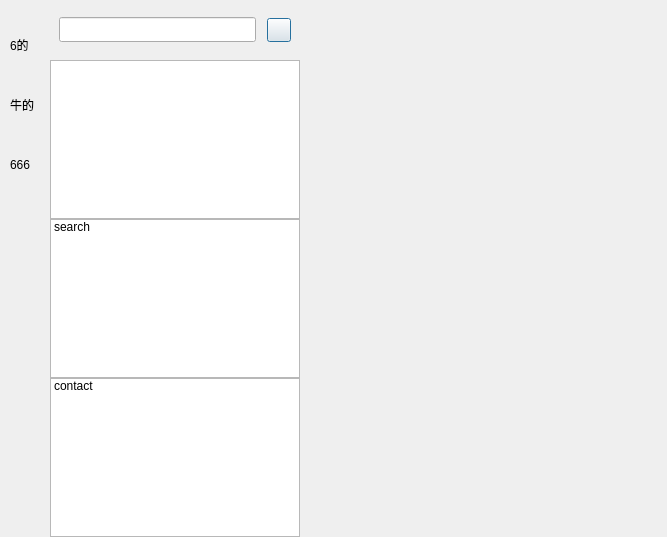
<?xml version="1.0" encoding="UTF-8"?>
<ui version="4.0">
 <class>ChatClass</class>
 <widget class="QDialog" name="ChatClass">
  <property name="geometry">
   <rect>
    <x>0</x>
    <y>0</y>
    <width>667</width>
    <height>537</height>
   </rect>
  </property>
  <property name="windowTitle">
   <string>Chat</string>
  </property>
  <layout class="QHBoxLayout" name="horizontalLayout">
   <property name="spacing">
    <number>0</number>
   </property>
   <property name="leftMargin">
    <number>0</number>
   </property>
   <property name="topMargin">
    <number>0</number>
   </property>
   <property name="rightMargin">
    <number>0</number>
   </property>
   <property name="bottomMargin">
    <number>0</number>
   </property>
   <item>
    <widget class="QWidget" name="side_bar" native="true">
     <property name="sizePolicy">
      <sizepolicy hsizetype="Fixed" vsizetype="Expanding">
       <horstretch>0</horstretch>
       <verstretch>0</verstretch>
      </sizepolicy>
     </property>
     <property name="minimumSize">
      <size>
       <width>50</width>
       <height>0</height>
      </size>
     </property>
     <property name="maximumSize">
      <size>
       <width>50</width>
       <height>16777215</height>
      </size>
     </property>
     <layout class="QVBoxLayout" name="verticalLayout">
      <property name="leftMargin">
       <number>10</number>
      </property>
      <property name="topMargin">
       <number>30</number>
      </property>
      <property name="rightMargin">
       <number>0</number>
      </property>
      <property name="bottomMargin">
       <number>0</number>
      </property>
      <item>
       <widget class="QWidget" name="widget" native="true">
        <layout class="QVBoxLayout" name="verticalLayout_3">
         <property name="spacing">
          <number>30</number>
         </property>
         <property name="leftMargin">
          <number>0</number>
         </property>
         <property name="topMargin">
          <number>0</number>
         </property>
         <property name="rightMargin">
          <number>0</number>
         </property>
         <property name="bottomMargin">
          <number>0</number>
         </property>
         <item>
          <widget class="QLabel" name="side_head_label">
           <property name="minimumSize">
            <size>
             <width>30</width>
             <height>30</height>
            </size>
           </property>
           <property name="maximumSize">
            <size>
             <width>30</width>
             <height>30</height>
            </size>
           </property>
           <property name="text">
            <string>6的</string>
           </property>
          </widget>
         </item>
         <item>
          <widget class="QLabel" name="size_chat_label">
           <property name="minimumSize">
            <size>
             <width>30</width>
             <height>30</height>
            </size>
           </property>
           <property name="maximumSize">
            <size>
             <width>30</width>
             <height>30</height>
            </size>
           </property>
           <property name="text">
            <string>牛的</string>
           </property>
          </widget>
         </item>
         <item>
          <widget class="QLabel" name="side_contact_label">
           <property name="minimumSize">
            <size>
             <width>30</width>
             <height>30</height>
            </size>
           </property>
           <property name="maximumSize">
            <size>
             <width>30</width>
             <height>30</height>
            </size>
           </property>
           <property name="text">
            <string>666</string>
           </property>
          </widget>
         </item>
        </layout>
       </widget>
      </item>
      <item>
       <spacer name="verticalSpacer">
        <property name="orientation">
         <enum>Qt::Orientation::Vertical</enum>
        </property>
        <property name="sizeHint" stdset="0">
         <size>
          <width>20</width>
          <height>40</height>
         </size>
        </property>
       </spacer>
      </item>
     </layout>
    </widget>
   </item>
   <item>
    <widget class="QWidget" name="chat_list" native="true">
     <property name="sizePolicy">
      <sizepolicy hsizetype="Preferred" vsizetype="Preferred">
       <horstretch>0</horstretch>
       <verstretch>0</verstretch>
      </sizepolicy>
     </property>
     <property name="maximumSize">
      <size>
       <width>250</width>
       <height>16777215</height>
      </size>
     </property>
     <layout class="QVBoxLayout" name="verticalLayout_2">
      <property name="spacing">
       <number>0</number>
      </property>
      <property name="leftMargin">
       <number>0</number>
      </property>
      <property name="topMargin">
       <number>0</number>
      </property>
      <property name="rightMargin">
       <number>0</number>
      </property>
      <property name="bottomMargin">
       <number>0</number>
      </property>
      <item>
       <widget class="QWidget" name="search_bar" native="true">
        <property name="minimumSize">
         <size>
          <width>0</width>
          <height>60</height>
         </size>
        </property>
        <property name="maximumSize">
         <size>
          <width>16777215</width>
          <height>60</height>
         </size>
        </property>
        <layout class="QHBoxLayout" name="horizontalLayout_2">
         <property name="spacing">
          <number>6</number>
         </property>
         <property name="leftMargin">
          <number>9</number>
         </property>
         <property name="topMargin">
          <number>9</number>
         </property>
         <property name="rightMargin">
          <number>9</number>
         </property>
         <property name="bottomMargin">
          <number>9</number>
         </property>
         <item>
          <widget class="CustomizeEdit" name="search_lineEdit">
           <property name="minimumSize">
            <size>
             <width>0</width>
             <height>25</height>
            </size>
           </property>
           <property name="maximumSize">
            <size>
             <width>16777215</width>
             <height>25</height>
            </size>
           </property>
          </widget>
         </item>
         <item>
          <spacer name="horizontalSpacer">
           <property name="orientation">
            <enum>Qt::Orientation::Horizontal</enum>
           </property>
           <property name="sizeType">
            <enum>QSizePolicy::Policy::Fixed</enum>
           </property>
           <property name="sizeHint" stdset="0">
            <size>
             <width>5</width>
             <height>20</height>
            </size>
           </property>
          </spacer>
         </item>
         <item>
          <widget class="ClickedButton" name="add_Button">
           <property name="minimumSize">
            <size>
             <width>24</width>
             <height>24</height>
            </size>
           </property>
           <property name="maximumSize">
            <size>
             <width>24</width>
             <height>24</height>
            </size>
           </property>
           <property name="text">
            <string/>
           </property>
          </widget>
         </item>
        </layout>
       </widget>
      </item>
      <item>
       <widget class="ChatUserList" name="chat_user_list"/>
      </item>
      <item>
       <widget class="QListWidget" name="search_list">
        <item>
         <property name="text">
          <string>search</string>
         </property>
        </item>
       </widget>
      </item>
      <item>
       <widget class="QListWidget" name="contact_user_list">
        <item>
         <property name="text">
          <string>contact</string>
         </property>
        </item>
       </widget>
      </item>
     </layout>
    </widget>
   </item>
   <item>
    <widget class="QStackedWidget" name="stackedWidget">
     <property name="currentIndex">
      <number>0</number>
     </property>
     <widget class="ChatPage" name="chat_page"/>
     <widget class="QWidget" name="friend_apply_page"/>
    </widget>
   </item>
  </layout>
 </widget>
 <layoutdefault spacing="6" margin="11"/>
 <customwidgets>
  <customwidget>
   <class>ClickedButton</class>
   <extends>QPushButton</extends>
   <header location="global">clickedbutton.h</header>
  </customwidget>
  <customwidget>
   <class>CustomizeEdit</class>
   <extends>QLineEdit</extends>
   <header location="global">customizeedit.h</header>
  </customwidget>
  <customwidget>
   <class>ChatUserList</class>
   <extends>QListWidget</extends>
   <header location="global">chatuserlist.h</header>
  </customwidget>
  <customwidget>
   <class>ChatPage</class>
   <extends>QWidget</extends>
   <header location="global">chatpage.h</header>
   <container>1</container>
  </customwidget>
 </customwidgets>
 <resources/>
 <connections/>
</ui>
